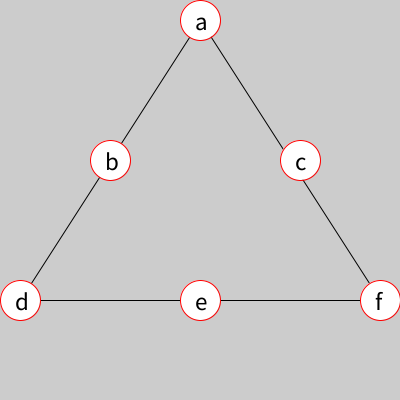
Frame 1 (no input)
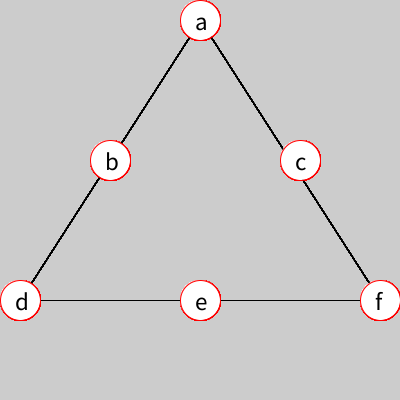
Frame 60 (the mouse pressed at the canvas centre just before this capture)
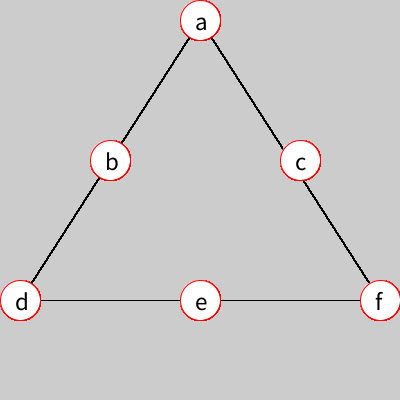
Frame 120 (the mouse held since frame 60 and released just before this capture)

The Processing sketch that drew these frames (run headless with seeded random() and noise(); from frame 60 on, the mouse is pressed at the canvas centre):

// Processing sketch: triangulo
// ── triangulo.pde
void setup(){
  size(400,400);
 
}
void draw(){
  stroke(0);
  line(20,300,200,20);
  line(200,20,380,300);
  line(20,300,380,300);
  stroke(255,0,0);
  fill(255);
  circle(200,20,40);
  fill(0);
  textSize(25);
  text("a",200-5,20+10);
  fill(255);
  circle(110,160,40);
  fill(0);
  textSize(25);
  text("b",110-5,160+10);
  fill(255);
  circle(300,160,40);
  fill(0);
  textSize(25);
  text("c",300-5,160+10);
   fill(255);
  circle(20,300,40);
  fill(0);
  textSize(25);
  text("d",20-5,300+10);
  fill(255);
  circle(200,300,40);
  fill(0);
  textSize(25);
  text("e",200-5,300+10);
   fill(255);
  circle(380,300,40);
  fill(0);
  textSize(25);
  text("f",380-5,300+10);
}
